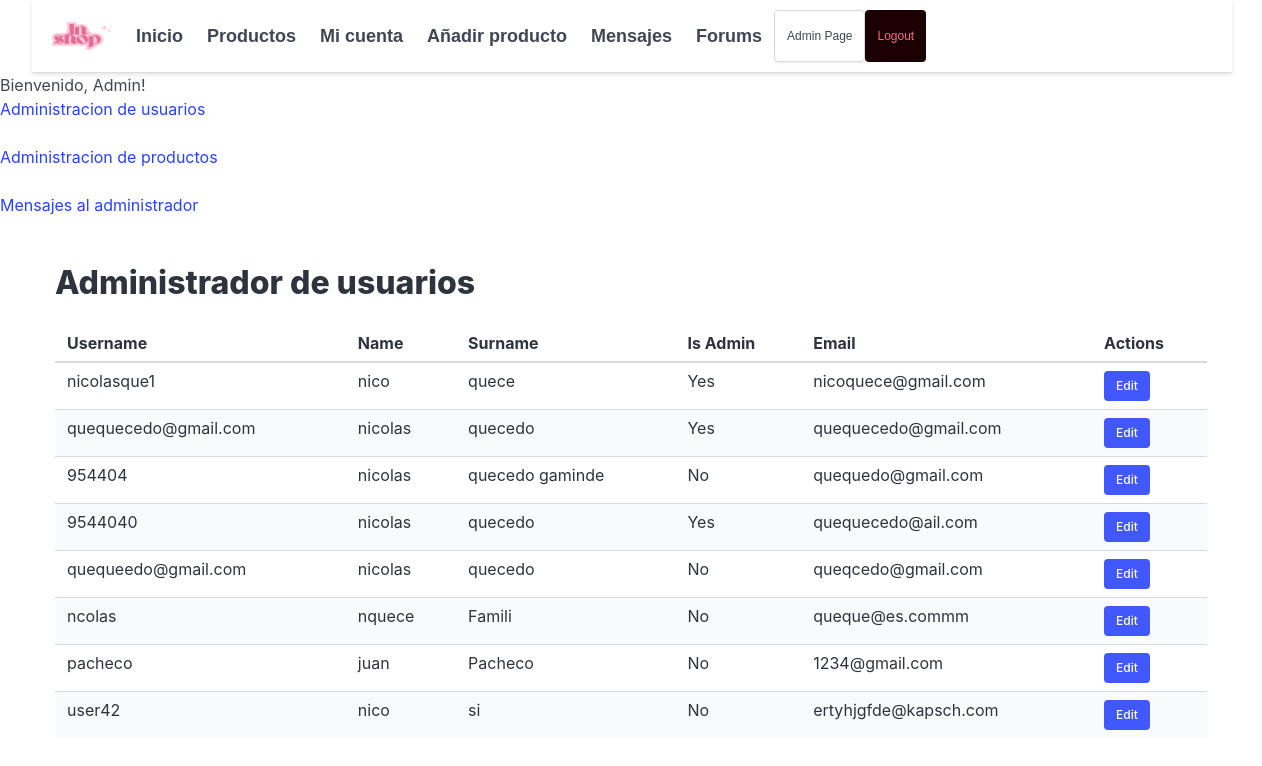
The app's page /php/admin/user_admin.php (signed in) with its own data.
### tables this page shows
CREATE TABLE `user` (
  `user_id` int(9) NOT NULL,
  `username` varchar(30) NOT NULL,
  `name` varchar(30) NOT NULL,
  `surname` varchar(30) NOT NULL,
  `email` varchar(50) NOT NULL,
  `password` varchar(30) NOT NULL,
  `admin` tinyint(1) NOT NULL DEFAULT 0,
  `Register_date` date NOT NULL DEFAULT current_timestamp()
);

### php/create_conexion.php (called while the page is built, shortened)
<?php
function ft_create_conexion()
{
    $host = "localhost";
    $user = "root";
    $pass = "";
    $baseDatos = "web_compraventa";
    $connexion = new mysqli($host, $user, $pass, $baseDatos);
    return $connexion;
}

### php/admin/user_admin.php (the view, shortened to what this page needs)
<link rel="stylesheet" href="../../css/navbar.css">
<?php
include 'admin_header.php';
function ft_fetch_users($connexion)
{
    $sql = "SELECT * FROM user";
    $result = $connexion->query($sql);
    $users = [];
    if ($result->num_rows > 0)
    {
        while ($row = $result->fetch_assoc())
        {
            $users[] = $row;
        }
    }
    return $users;
}
$users = ft_fetch_users(ft_create_conexion());
?>
<!DOCTYPE html>
<html>
<head>
</head>
<body>
    <section class="section">
        <div class="container">
            <h1 class="title">Administrador de usuarios</h1>
            <table class="table is-fullwidth is-striped">
                <thead>
                    <tr>
                        <th>Username</th>
                        <th>Name</th>
                        <th>Surname</th>
                        <th>Is Admin</th>
                        <th>Email</th>
                        <th>Actions</th>
                    </tr>
                </thead>
                <tbody>
                    <?php foreach ($users as $user): ?>
                        <tr>
                            <td><?php echo $user['username']; ?></td>
                            <td><?php echo $user['name']; ?></td>
                            <td><?php echo $user['surname']; ?></td>
                            <td><?php echo $user['admin'] ? 'Yes' : 'No'; ?></td>
                            <td><?php echo $user['email']; ?></td>
                            <td><a class="button is-small is-link" href="edit_user.php?user_id=<?php echo $user['user_id']; ?>">Edit</a></td>
                        </tr>
                    <?php endforeach; ?>
                </tbody>
            </table>
        </div>
    </section>
</body>
</html>

### php/admin/user_admin.php (style rules this page uses)
table { border-collapse: collapse; width: 100%; }
th, td { border: 1px solid black; padding: 8px; text-align: left; }

### records on screen
user: username "nicolasque1", name "nico", surname "quece", admin "Yes", email "nicoquece@gmail.com"
user: username "quequecedo@gmail.com", name "nicolas", surname "quecedo", admin "Yes", email "quequecedo@gmail.com"
user: username "954404", name "nicolas", surname "quecedo gaminde", admin "No", email "quequedo@gmail.com"
user: username "9544040", name "nicolas", surname "quecedo", admin "Yes", email "quequecedo@ail.com"
user: username "quequeedo@gmail.com", name "nicolas", surname "quecedo", admin "No", email "queqcedo@gmail.com"
user: username "ncolas", name "nquece", surname "Famili", admin "No", email "queque@es.commm"
user: username "pacheco", name "juan", surname "Pacheco", admin "No", email "1234@gmail.com"
user: username "user42", name "nico", surname "si", admin "No", email "ertyhjgfde@kapsch.com"
